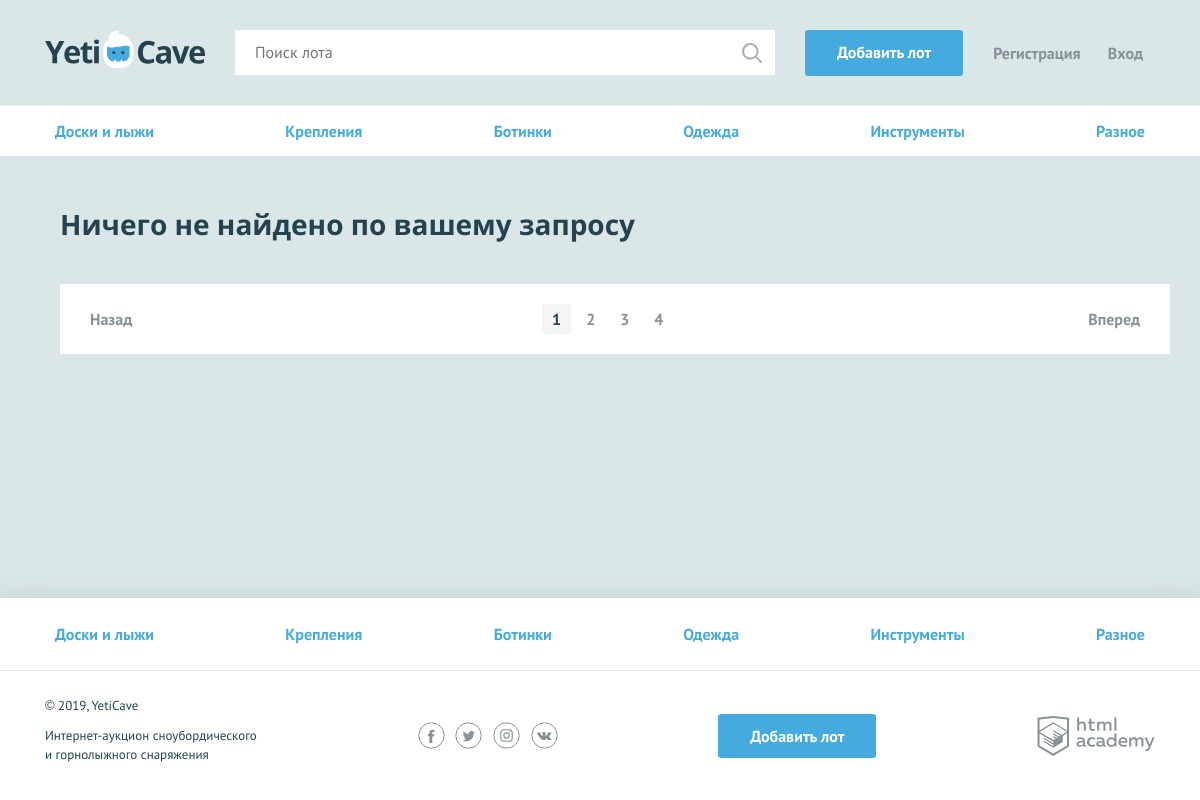
Screenshot of /search.php with the database file from the repository.
### tables this page shows
CREATE TABLE categories (
  id INT AUTO_INCREMENT PRIMARY KEY,
  character_code VARCHAR(128) UNIQUE,
  category_name VARCHAR(128)
);

### helpers.php (called while the page is built, shortened)
<?php
function include_template($name, array $data = []) {
    $name = 'templates/' . $name;
    extract($data);
    require $name;
    $result = ob_get_clean();
    return $result;
}

### functions.php (called while the page is built, shortened)
<?php
function get_arrow($result_query) {
	$row = mysqli_num_rows($result_query);
	if($result_query) {
		if($row === 1) {
			$arrow = mysqli_fetch_assoc($result_query);
		} else if($row > 1) {
			$arrow = mysqli_fetch_all($result_query, MYSQLI_ASSOC);
		}
	}
	if(isset($arrow)) {
		return $arrow;
	}
}
function getGetVal($name) {
	return $_GET[$name] ?? "";
}
?>

### data.php (called while the page is built, shortened)
<?php
$is_auth = isset($_SESSION["name"]);

### models.php (called while the page is built, shortened)
<?php
function get_categories($connect) {
	if(!$connect) {
		$error = mysqli_connect_error();
		return $error;
	} else {
		$sql = "SELECT * FROM categories;";
		$result = mysqli_query($connect, $sql);
		if($result) {
			$categories = get_arrow($result);
			return $categories;
		} else {
			$error = mysqli_error($connect);
			return $error;
		}
	}
}

### templates/layout.php (the view, shortened to what this page needs)
<!DOCTYPE html>
<html lang="ru">
<head>
  <link href="css/normalize.min.css" rel="stylesheet">
  <link href="css/style.css" rel="stylesheet">
</head>
<body>
<div class="page-wrapper">
  <header class="main-header">
    <div class="main-header__container container">
      <a href="index.php" class="main-header__logo">
        <img src="img/logo.svg" width="160" height="39" alt="Логотип компании YetiCave">
      </a>
      <form class="main-header__search" method="get" action="search.php" autocomplete="off">
          <input type="search" name="search" placeholder="<?php if (getGetVal("search")): ?><?= getGetVal("search") ?>
          <?php else: ?>Поиск лота<?php endif; ?>">
          <input class="main-header__search-btn" type="submit" name="find" value="Найти">
      </form>
      <a class="main-header__add-lot button" href="add.php">Добавить лот</a>
      <nav class="user-menu">
          <?php if ($is_auth): ?>
            <div class="user-menu__logged">
              <p><?php if ($user_name): ?><?= $user_name; ?><?php endif; ?></p>
              <a class="user-menu__bets" href="pages/my-bets.html">Мои ставки</a>
              <a class="user-menu__logout" href="logout.php">Выход</a>
            </div>
          <?php else: ?>
            <ul class="user-menu__list">
              <li class="user-menu__item">
                <a href="sign-up.php">Регистрация</a>
              </li>
              <li class="user-menu__item">
                <a href="login.php">Вход</a>
              </li>
            </ul>
          <?php endif; ?>
      </nav>
    </div>
  </header>
  <nav class="nav">
    <ul class="nav__list container">
        <?php foreach ($categories as $category): ?>
          <li class="nav__item">
            <a href=""><?php echo $category["category_name"]; ?></a>
          </li>
        <?php endforeach; ?>
    </ul>
  </nav>
  <main class="container">
      <?= $content; ?>
  </main>
</div>
<footer class="main-footer">
  <nav class="nav">
    <ul class="nav__list container">
        <?php foreach ($categories as $category): ?>
          <li class="nav__item">
            <a href="pages/all-lots.html"><?= $category['category_name']; ?></a>
          </li>
        <?php endforeach; ?>
    </ul>
  </nav>
  <div class="main-footer__bottom container">
    <div class="main-footer__copyright">
      <p>© 2019, YetiCave</p>
      <p>Интернет-аукцион сноубордического и горнолыжного снаряжения</p>
    </div>
    <div class="main-footer__social social">
      <a class="social__link social__link--facebook" href="#">
      </a>
      <a class="social__link social__link--twitter" href="#">
      </a>
      <a class="social__link social__link--instagram" href="#">
      </a>
      <a class="social__link social__link--vkontakte" href="#">
      </a>
    </div>
    <a class="main-footer__add-lot button" href="add.php">Добавить лот</a>
    <div class="main-footer__developed-by">
      <a class="logo-academy" href="https://htmlacademy.ru/intensive/php">
      </a>
    </div>
  </div>
</footer>
</body>
</html>

### css/style.css (style rules this page uses)
html, body { height: 100%; }
.page-wrapper { display: flex; flex-direction: column; min-height: 100%; margin-bottom: -202px; }
.page-wrapper::after { content: ""; display: block; }
.page-wrapper::after { height: 85px; }
main { margin-bottom: 202px; }
body { min-width: 1140px; background-color: #dbe6e9; font-family: "PT Sans", sans-serif; font-weight: 400; font-size: 16px; line-height: 26px; color: #25434e; }
a { text-decoration: none; }
.container { width: 1110px; margin: 0 auto; padding: 0 15px; }
main.container { margin-bottom: 202px; }
.button { display: block; padding: 9px 32px; background-color: #45abde; color: #ffffff; text-align: center; font-weight: 700; border: none; border-radius: 3px; }
.main-header { padding: 30px 0 29px; border-bottom: 1px solid rgba(255, 255, 255, 0.5); }
.main-header__container { display: -webkit-flex; display: -ms-flexbox; display: flex; -webkit-justify-content: flex-start; -ms-flex-pack: start; justify-content: flex-start; }
.main-header__logo { display: block; margin-right: 30px; }
.main-header__search { position: relative; width: 540px; margin-right: 30px; }
.main-header__search input[type="search"] { width: 100%; padding: 8px 19px 9px 19px; border: 1px solid #ffffff; }
.main-header__search-btn { content: ""; position: absolute; top: 3px; right: 3px; width: 20px; height: 20px; padding: 20px; background: url("../img/search.svg") center no-repeat; opacity: 0.3; border: 0; font-size: 0; }
.main-header__add-lot { max-width: 160px; margin-right: 30px; }
.user-menu__list { display: -webkit-flex; display: -ms-flexbox; display: flex; -webkit-justify-content: space-between; -ms-flex-pack: justify; justify-content: space-between; -webkit-flex-wrap: wrap; -ms-flex-wrap: wrap; flex-wrap: wrap; width: 150px; margin: 0; margin-top: 10px; padding: 0; list-style: none; }
.user-menu__item a { color: #879296; font-weight: 700; }
.user-menu { display: -webkit-flex; display: -ms-flexbox; display: flex; }
.main-footer { background-color: #ffffff; box-shadow: 0 0 30px 0 rgba(0, 0, 0, 0.1); }
.main-footer__bottom { display: -webkit-flex; display: -ms-flexbox; display: flex; -webkit-justify-content: space-between; -ms-flex-pack: justify; justify-content: space-between; -webkit-align-items: center; -ms-flex-align: center; align-items: center; padding: 25px 0; }
.main-footer__copyright { max-width: 212px; }
.main-footer__copyright p { margin: 0; margin-bottom: 11px; font-size: 13px; line-height: 19px; }
.main-footer__social { width: 140px; }
.social { display: -webkit-flex; display: -ms-flexbox; display: flex; -webkit-justify-content: space-between; -ms-flex-pack: justify; justify-content: space-between; -webkit-flex-wrap: wrap; -ms-flex-wrap: wrap; flex-wrap: wrap; }
.social__link { width: 27px; height: 27px; }
.logo-academy { display: block; width: 118px; height: 40px; }
.nav { background-color: #ffffff; border-bottom: 1px solid #e1e6e7; }
.nav__list { display: -webkit-flex; display: -ms-flexbox; display: flex; -webkit-justify-content: space-between; -ms-flex-pack: justify; justify-content: space-between; -webkit-flex-wrap: wrap; -ms-flex-wrap: wrap; flex-wrap: wrap; list-style: none; }
.nav__item a { position: relative; display: block; padding: 12px 10px; font-weight: 700; color: #45abde; }
.nav__item a::before { content: ""; display: none; position: absolute; bottom: 0; width: calc(100% - 20px); height: 3px; background-color: #e2e5e6; }
.main-footer .nav__item a { padding: 23px 10px; }

### rows the page displays
categories: category_name "Доски и лыжи"
categories: category_name "Крепления"
categories: category_name "Ботинки"
categories: category_name "Одежда"
categories: category_name "Инструменты"
categories: category_name "Разное"

### other values shown
$errors["search"] "Ничего не найдено по вашему запросу"
